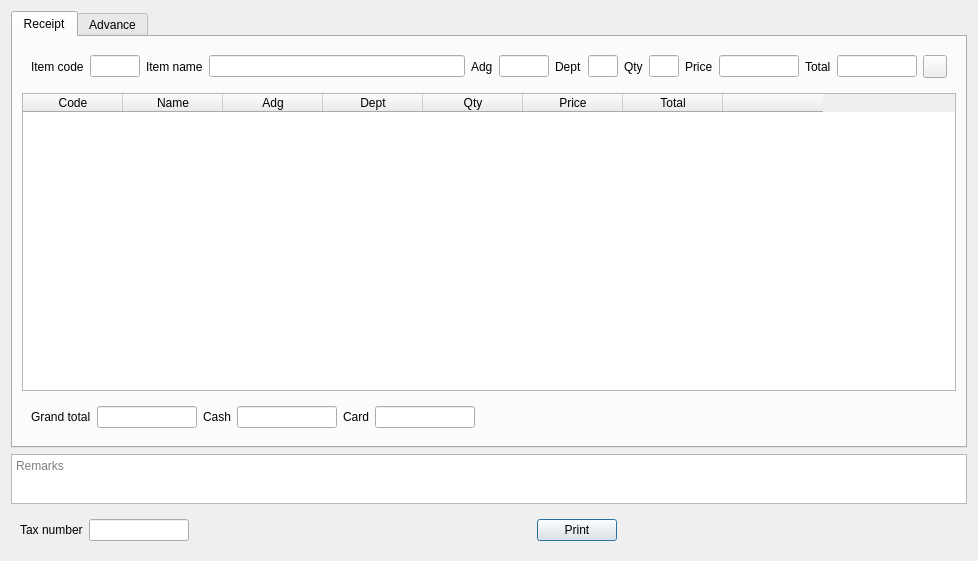
<?xml version="1.0" encoding="UTF-8"?>
<ui version="4.0">
 <class>DlgQuickAdvanceAction</class>
 <widget class="QDialog" name="DlgQuickAdvanceAction">
  <property name="geometry">
   <rect>
    <x>0</x>
    <y>0</y>
    <width>978</width>
    <height>561</height>
   </rect>
  </property>
  <property name="windowTitle">
   <string>Temporary tax</string>
  </property>
  <layout class="QVBoxLayout" name="verticalLayout">
   <item>
    <widget class="QTabWidget" name="tabWidget">
     <property name="focusPolicy">
      <enum>Qt::NoFocus</enum>
     </property>
     <property name="currentIndex">
      <number>0</number>
     </property>
     <widget class="QWidget" name="tab">
      <attribute name="title">
       <string>Receipt</string>
      </attribute>
      <layout class="QVBoxLayout" name="verticalLayout_2">
       <item>
        <widget class="QWidget" name="widget_2" native="true">
         <layout class="QHBoxLayout" name="horizontalLayout_2">
          <item>
           <widget class="QLabel" name="label">
            <property name="text">
             <string>Item code</string>
            </property>
           </widget>
          </item>
          <item>
           <widget class="EQLineEdit" name="leItemCode">
            <property name="maximumSize">
             <size>
              <width>50</width>
              <height>16777215</height>
             </size>
            </property>
            <property name="focusPolicy">
             <enum>Qt::StrongFocus</enum>
            </property>
           </widget>
          </item>
          <item>
           <widget class="QLabel" name="label_2">
            <property name="text">
             <string>Item name</string>
            </property>
           </widget>
          </item>
          <item>
           <widget class="EQLineEdit" name="leItemName">
            <property name="focusPolicy">
             <enum>Qt::NoFocus</enum>
            </property>
            <property name="readOnly">
             <bool>true</bool>
            </property>
           </widget>
          </item>
          <item>
           <widget class="QLabel" name="label_7">
            <property name="text">
             <string>Adg</string>
            </property>
           </widget>
          </item>
          <item>
           <widget class="EQLineEdit" name="leAdg">
            <property name="maximumSize">
             <size>
              <width>50</width>
              <height>16777215</height>
             </size>
            </property>
            <property name="focusPolicy">
             <enum>Qt::NoFocus</enum>
            </property>
            <property name="readOnly">
             <bool>true</bool>
            </property>
           </widget>
          </item>
          <item>
           <widget class="QLabel" name="label_3">
            <property name="text">
             <string>Dept</string>
            </property>
           </widget>
          </item>
          <item>
           <widget class="EQLineEdit" name="leDep">
            <property name="maximumSize">
             <size>
              <width>30</width>
              <height>16777215</height>
             </size>
            </property>
           </widget>
          </item>
          <item>
           <widget class="QLabel" name="label_4">
            <property name="text">
             <string>Qty</string>
            </property>
           </widget>
          </item>
          <item>
           <widget class="EDoubleEdit" name="leQty">
            <property name="maximumSize">
             <size>
              <width>30</width>
              <height>16777215</height>
             </size>
            </property>
           </widget>
          </item>
          <item>
           <widget class="QLabel" name="label_5">
            <property name="text">
             <string>Price</string>
            </property>
           </widget>
          </item>
          <item>
           <widget class="EDoubleEdit" name="lePrice">
            <property name="maximumSize">
             <size>
              <width>80</width>
              <height>16777215</height>
             </size>
            </property>
           </widget>
          </item>
          <item>
           <widget class="QLabel" name="label_6">
            <property name="text">
             <string>Total</string>
            </property>
           </widget>
          </item>
          <item>
           <widget class="EDoubleEdit" name="leTotal">
            <property name="maximumSize">
             <size>
              <width>80</width>
              <height>16777215</height>
             </size>
            </property>
           </widget>
          </item>
          <item>
           <widget class="QToolButton" name="btnPlus">
            <property name="text">
             <string/>
            </property>
            <property name="icon">
             <iconset resource="res.qrc">
              <normaloff>:/images/plus.png</normaloff>:/images/plus.png</iconset>
            </property>
           </widget>
          </item>
         </layout>
        </widget>
       </item>
       <item>
        <widget class="EQTableWidget" name="tbl">
         <property name="focusPolicy">
          <enum>Qt::NoFocus</enum>
         </property>
         <column>
          <property name="text">
           <string>Code</string>
          </property>
         </column>
         <column>
          <property name="text">
           <string>Name</string>
          </property>
         </column>
         <column>
          <property name="text">
           <string>Adg</string>
          </property>
         </column>
         <column>
          <property name="text">
           <string>Dept</string>
          </property>
         </column>
         <column>
          <property name="text">
           <string>Qty</string>
          </property>
         </column>
         <column>
          <property name="text">
           <string>Price</string>
          </property>
         </column>
         <column>
          <property name="text">
           <string>Total</string>
          </property>
         </column>
         <column>
          <property name="text">
           <string/>
          </property>
         </column>
        </widget>
       </item>
       <item>
        <widget class="QWidget" name="widget_3" native="true">
         <layout class="QHBoxLayout" name="horizontalLayout_3">
          <item>
           <widget class="QLabel" name="label_8">
            <property name="text">
             <string>Grand total</string>
            </property>
           </widget>
          </item>
          <item>
           <widget class="EDoubleEdit" name="leGrandTotal">
            <property name="maximumSize">
             <size>
              <width>100</width>
              <height>16777215</height>
             </size>
            </property>
            <property name="focusPolicy">
             <enum>Qt::NoFocus</enum>
            </property>
            <property name="readOnly">
             <bool>true</bool>
            </property>
           </widget>
          </item>
          <item>
           <widget class="QLabel" name="label_9">
            <property name="text">
             <string>Cash</string>
            </property>
           </widget>
          </item>
          <item>
           <widget class="EDoubleEdit" name="leGrandCash">
            <property name="maximumSize">
             <size>
              <width>100</width>
              <height>16777215</height>
             </size>
            </property>
            <property name="focusPolicy">
             <enum>Qt::ClickFocus</enum>
            </property>
           </widget>
          </item>
          <item>
           <widget class="QLabel" name="label_10">
            <property name="text">
             <string>Card</string>
            </property>
           </widget>
          </item>
          <item>
           <widget class="EDoubleEdit" name="leGrandCard">
            <property name="maximumSize">
             <size>
              <width>100</width>
              <height>16777215</height>
             </size>
            </property>
            <property name="focusPolicy">
             <enum>Qt::ClickFocus</enum>
            </property>
           </widget>
          </item>
          <item>
           <spacer name="horizontalSpacer_3">
            <property name="orientation">
             <enum>Qt::Horizontal</enum>
            </property>
            <property name="sizeHint" stdset="0">
             <size>
              <width>40</width>
              <height>20</height>
             </size>
            </property>
           </spacer>
          </item>
         </layout>
        </widget>
       </item>
      </layout>
     </widget>
     <widget class="QWidget" name="tab_2">
      <attribute name="title">
       <string>Advance</string>
      </attribute>
      <layout class="QVBoxLayout" name="verticalLayout_3">
       <item>
        <widget class="QWidget" name="widget_4" native="true">
         <layout class="QHBoxLayout" name="horizontalLayout_4">
          <item>
           <widget class="QLabel" name="label_13">
            <property name="text">
             <string>Cash</string>
            </property>
           </widget>
          </item>
          <item>
           <widget class="EDoubleEdit" name="leaCash">
            <property name="maximumSize">
             <size>
              <width>100</width>
              <height>16777215</height>
             </size>
            </property>
           </widget>
          </item>
          <item>
           <widget class="QLabel" name="label_14">
            <property name="text">
             <string>Card</string>
            </property>
           </widget>
          </item>
          <item>
           <widget class="EDoubleEdit" name="leaCard">
            <property name="maximumSize">
             <size>
              <width>100</width>
              <height>16777215</height>
             </size>
            </property>
           </widget>
          </item>
          <item>
           <spacer name="horizontalSpacer_4">
            <property name="orientation">
             <enum>Qt::Horizontal</enum>
            </property>
            <property name="sizeHint" stdset="0">
             <size>
              <width>40</width>
              <height>20</height>
             </size>
            </property>
           </spacer>
          </item>
         </layout>
        </widget>
       </item>
       <item>
        <spacer name="verticalSpacer">
         <property name="orientation">
          <enum>Qt::Vertical</enum>
         </property>
         <property name="sizeHint" stdset="0">
          <size>
           <width>20</width>
           <height>40</height>
          </size>
         </property>
        </spacer>
       </item>
      </layout>
     </widget>
    </widget>
   </item>
   <item>
    <widget class="QPlainTextEdit" name="ptComment">
     <property name="maximumSize">
      <size>
       <width>16777215</width>
       <height>50</height>
      </size>
     </property>
     <property name="focusPolicy">
      <enum>Qt::ClickFocus</enum>
     </property>
     <property name="placeholderText">
      <string>Remarks</string>
     </property>
    </widget>
   </item>
   <item>
    <widget class="QWidget" name="widget" native="true">
     <layout class="QHBoxLayout" name="horizontalLayout">
      <item>
       <widget class="QLabel" name="label_11">
        <property name="text">
         <string>Tax number</string>
        </property>
       </widget>
      </item>
      <item>
       <widget class="EQLineEdit" name="leTaxNumber">
        <property name="maximumSize">
         <size>
          <width>100</width>
          <height>16777215</height>
         </size>
        </property>
        <property name="focusPolicy">
         <enum>Qt::NoFocus</enum>
        </property>
        <property name="readOnly">
         <bool>true</bool>
        </property>
       </widget>
      </item>
      <item>
       <spacer name="horizontalSpacer">
        <property name="orientation">
         <enum>Qt::Horizontal</enum>
        </property>
        <property name="sizeHint" stdset="0">
         <size>
          <width>340</width>
          <height>20</height>
         </size>
        </property>
       </spacer>
      </item>
      <item>
       <widget class="QPushButton" name="btnPrint">
        <property name="focusPolicy">
         <enum>Qt::ClickFocus</enum>
        </property>
        <property name="text">
         <string>Print</string>
        </property>
       </widget>
      </item>
      <item>
       <spacer name="horizontalSpacer_2">
        <property name="orientation">
         <enum>Qt::Horizontal</enum>
        </property>
        <property name="sizeHint" stdset="0">
         <size>
          <width>340</width>
          <height>20</height>
         </size>
        </property>
       </spacer>
      </item>
     </layout>
    </widget>
   </item>
  </layout>
 </widget>
 <customwidgets>
  <customwidget>
   <class>EQLineEdit</class>
   <extends>QLineEdit</extends>
   <header location="global">eqlineedit.h</header>
   <slots>
    <signal>customButtonClicked(bool)</signal>
   </slots>
  </customwidget>
  <customwidget>
   <class>EQTableWidget</class>
   <extends>QTableWidget</extends>
   <header location="global">eqtablewidget.h</header>
  </customwidget>
  <customwidget>
   <class>EDoubleEdit</class>
   <extends>QLineEdit</extends>
   <header location="global">edoubleedit.h</header>
  </customwidget>
 </customwidgets>
 <tabstops>
  <tabstop>leItemCode</tabstop>
  <tabstop>leDep</tabstop>
  <tabstop>leQty</tabstop>
  <tabstop>lePrice</tabstop>
  <tabstop>leTotal</tabstop>
  <tabstop>btnPlus</tabstop>
  <tabstop>leGrandTotal</tabstop>
  <tabstop>leGrandCash</tabstop>
  <tabstop>leGrandCard</tabstop>
  <tabstop>leTaxNumber</tabstop>
  <tabstop>leaCash</tabstop>
  <tabstop>leaCard</tabstop>
 </tabstops>
 <resources>
  <include location="res.qrc"/>
 </resources>
 <connections/>
</ui>
